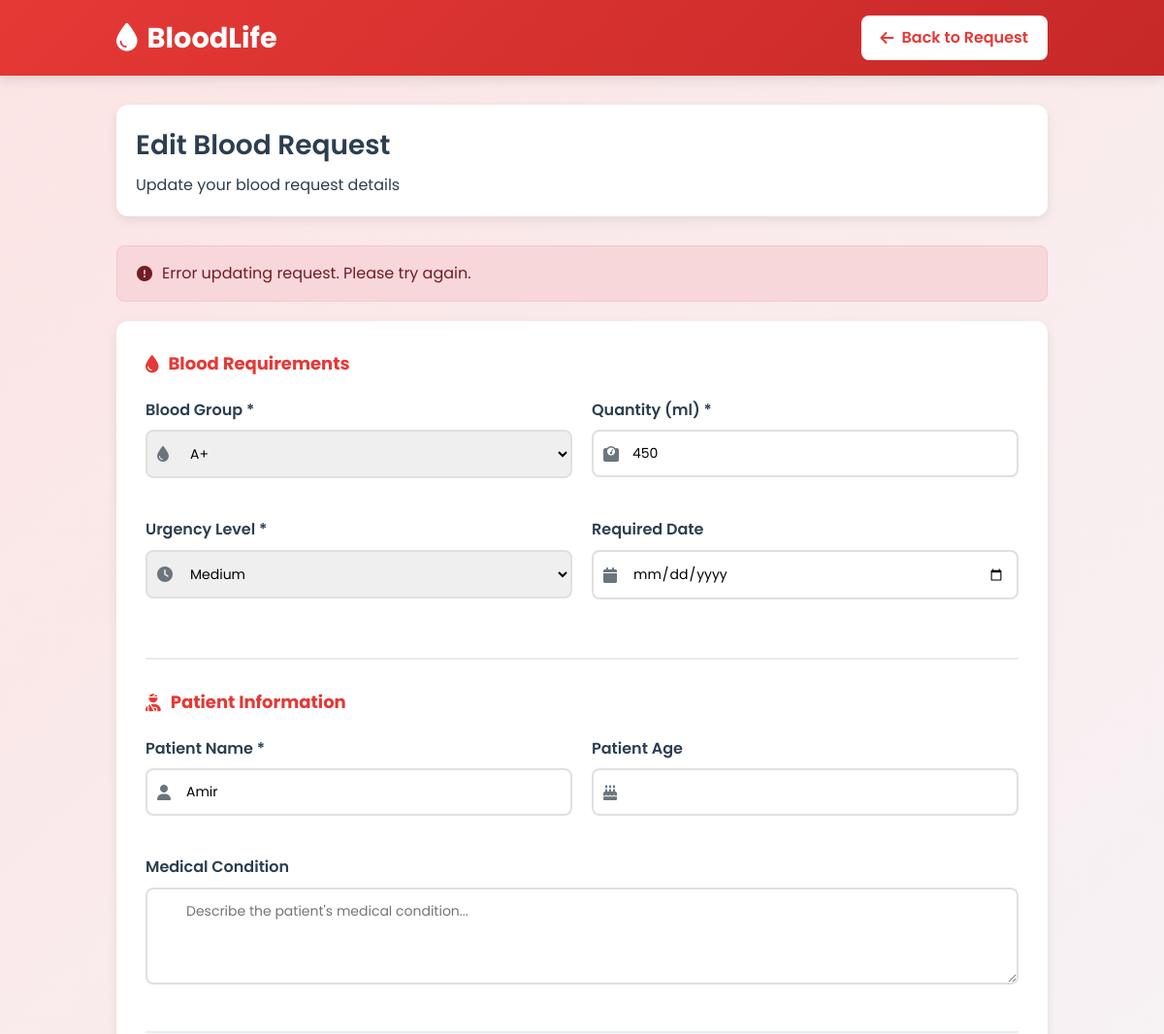
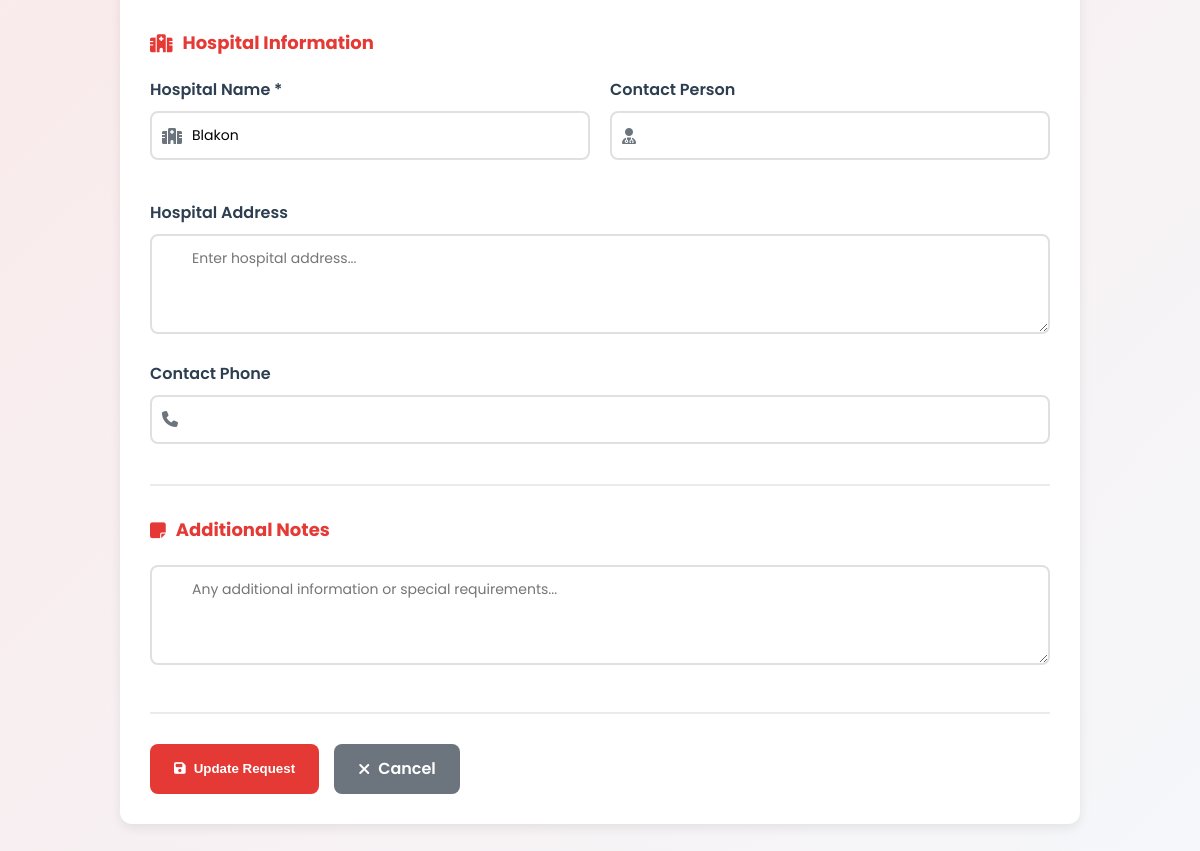
Screenshot of /seeker/edit_request.php?id=5 (signed in) with the database file from the repository (2 pictures, top to bottom).
### tables this page shows
CREATE TABLE `blood_requests` (
  `id` int(11) NOT NULL,
  `seeker_id` int(11) DEFAULT NULL,
  `blood_group` enum('A+','A-','B+','B-','AB+','AB-','O+','O-') NOT NULL,
  `quantity_ml` int(11) NOT NULL,
  `urgency_level` enum('low','medium','high','critical') NOT NULL,
  `hospital_name` varchar(255) DEFAULT NULL,
  `patient_name` varchar(100) DEFAULT NULL,
  `reason` text DEFAULT NULL,
  `status` enum('pending','approved','rejected','fulfilled') DEFAULT 'pending',
  `created_at` timestamp NOT NULL DEFAULT current_timestamp()
);

### seeker/edit_request.php (the view, shortened to what this page needs)
<?php
$database = new Database();
$db = $database->getConnection();
$request_id = $_GET['id'];
$user_id = $_SESSION['user_id'];
$query = "SELECT * FROM blood_requests WHERE id = :id AND seeker_id = :user_id";
$stmt = $db->prepare($query);
$stmt->bindParam(":id", $request_id);
$stmt->bindParam(":user_id", $user_id);
$stmt->execute();
$request = $stmt->fetch(PDO::FETCH_ASSOC);
if ($_SERVER['REQUEST_METHOD'] === 'POST') {
    $blood_group = $_POST['blood_group'];
    $quantity_ml = $_POST['quantity_ml'];
    $urgency_level = $_POST['urgency_level'];
    $patient_name = $_POST['patient_name'];
    $patient_age = $_POST['patient_age'];
    $medical_condition = $_POST['medical_condition'];
    $hospital_name = $_POST['hospital_name'];
    $hospital_address = $_POST['hospital_address'];
    $contact_person = $_POST['contact_person'];
    $contact_phone = $_POST['contact_phone'];
    $required_date = $_POST['required_date'];
    $additional_notes = $_POST['additional_notes'];
    $update_query = "UPDATE blood_requests SET
        blood_group = :blood_group,
        quantity_ml = :quantity_ml,
        urgency_level = :urgency_level,
        patient_name = :patient_name,
        patient_age = :patient_age,
        medical_condition = :medical_condition,
        hospital_name = :hospital_name,
        hospital_address = :hospital_address,
        contact_person = :contact_person,
        contact_phone = :contact_phone,
        required_date = :required_date,
        additional_notes = :additional_notes,
        updated_at = NOW()
        WHERE id = :id AND seeker_id = :user_id";
    $update_stmt = $db->prepare($update_query);
    $update_stmt->bindParam(":blood_group", $blood_group);
    $update_stmt->bindParam(":quantity_ml", $quantity_ml);
    $update_stmt->bindParam(":urgency_level", $urgency_level);
    $update_stmt->bindParam(":patient_name", $patient_name);
    $update_stmt->bindParam(":patient_age", $patient_age);
    $update_stmt->bindParam(":medical_condition", $medical_condition);
    $update_stmt->bindParam(":hospital_name", $hospital_name);
    $update_stmt->bindParam(":hospital_address", $hospital_address);
    $update_stmt->bindParam(":contact_person", $contact_person);
    $update_stmt->bindParam(":contact_phone", $contact_phone);
    $update_stmt->bindParam(":required_date", $required_date);
    $update_stmt->bindParam(":additional_notes", $additional_notes);
    $update_stmt->bindParam(":id", $request_id);
    $update_stmt->bindParam(":user_id", $user_id);
        $_SESSION['success'] = "Request updated successfully!";
        header("Location: view_request.php?id=" . $request_id);
        exit;
    } else {
        $error = "Error updating request. Please try again.";
    }
?>
<!DOCTYPE html>
<html lang="en">
<head>
    <link rel="stylesheet" href="https://cdnjs.cloudflare.com/ajax/libs/font-awesome/6.4.0/css/all.min.css">
</head>
<body>
    <header>
        <div class="container">
            <div class="header-content">
                <div class="logo">
                    <i class="fas fa-tint"></i>
                    <span>BloodLife</span>
                </div>
                <a href="view_request.php?id=<?php echo $request_id; ?>" class="back-btn">
                    <i class="fas fa-arrow-left"></i> Back to Request
                </a>
            </div>
        </div>
    </header>
    <div class="container">
        <div class="page-header">
            <div class="page-title">
                <h1>Edit Blood Request</h1>
                <p>Update your blood request details</p>
            </div>
        </div>
        <?php if (isset($error)): ?>
            <div class="alert alert-error">
                <i class="fas fa-exclamation-circle"></i>
                <?php echo $error; ?>
            </div>
        <?php endif; ?>
        <form method="POST" class="edit-form">
            <div class="form-section">
                <h3><i class="fas fa-tint"></i> Blood Requirements</h3>
                <div class="form-row">
                    <div class="form-group">
                        <label for="blood_group">Blood Group *</label>
                        <div class="input-group">
                            <i class="fas fa-tint"></i>
                            <select id="blood_group" name="blood_group" required>
                                <option value="A+" <?php echo ($request['blood_group'] == 'A+') ? 'selected' : ''; ?>>A+</option>
                            </select>
                        </div>
                    </div>
                    <div class="form-group">
                        <label for="quantity_ml">Quantity (ml) *</label>
                        <div class="input-group">
                            <i class="fas fa-weight"></i>
                            <input type="number" id="quantity_ml" name="quantity_ml" min="100" max="1000" value="<?php echo htmlspecialchars($request['quantity_ml']); ?>" required>
                        </div>
                    </div>
                </div>
                <div class="form-row">
                    <div class="form-group">
                        <label for="urgency_level">Urgency Level *</label>
                        <div class="input-group">
                            <i class="fas fa-clock"></i>
                            <select id="urgency_level" name="urgency_level" required>
                                <option value="medium" <?php echo ($request['urgency_level'] == 'medium') ? 'selected' : ''; ?>>Medium</option>
                            </select>
                        </div>
                    </div>
                    <div class="form-group">
                        <label for="required_date">Required Date</label>
                        <div class="input-group">
                            <i class="fas fa-calendar"></i>
                            <input type="date" id="required_date" name="required_date" value="<?php echo htmlspecialchars($request['required_date'] ?? ''); ?>">
                        </div>
                    </div>
                </div>
            </div>
            <div class="form-section">
                <h3><i class="fas fa-user-injured"></i> Patient Information</h3>
                <div class="form-row">
                    <div class="form-group">
                        <label for="patient_name">Patient Name *</label>
                        <div class="input-group">
                            <i class="fas fa-user"></i>
                            <input type="text" id="patient_name" name="patient_name" value="<?php echo htmlspecialchars($request['patient_name']); ?>" required>
                        </div>
                    </div>
                    <div class="form-group">
                        <label for="patient_age">Patient Age</label>
                        <div class="input-group">
                            <i class="fas fa-birthday-cake"></i>
                            <input type="number" id="patient_age" name="patient_age" min="0" max="120" value="<?php echo htmlspecialchars($request['patient_age'] ?? ''); ?>">
                        </div>
                    </div>
                </div>
                <div class="form-group">
                    <label for="medical_condition">Medical Condition</label>
                    <textarea id="medical_condition" name="medical_condition" placeholder="Describe the patient's medical condition..."><?php echo htmlspecialchars($request['medical_condition'] ?? ''); ?></textarea>
                </div>
            </div>
            <div class="form-section">
                <h3><i class="fas fa-hospital"></i> Hospital Information</h3>
                <div class="form-row">
                    <div class="form-group">
                        <label for="hospital_name">Hospital Name *</label>
                        <div class="input-group">
                            <i class="fas fa-hospital"></i>
                            <input type="text" id="hospital_name" name="hospital_name" value="<?php echo htmlspecialchars($request['hospital_name']); ?>" required>
                        </div>
                    </div>
                    <div class="form-group">
                        <label for="contact_person">Contact Person</label>
                        <div class="input-group">
                            <i class="fas fa-user-md"></i>
                            <input type="text" id="contact_person" name="contact_person" value="<?php echo htmlspecialchars($request['contact_person'] ?? ''); ?>">
                        </div>
                    </div>
                </div>
                <div class="form-group">
                    <label for="hospital_address">Hospital Address</label>
                    <textarea id="hospital_address" name="hospital_address" placeholder="Enter hospital address..."><?php echo htmlspecialchars($request['hospital_address'] ?? ''); ?></textarea>
                </div>
                <div class="form-group">
                    <label for="contact_phone">Contact Phone</label>
                    <div class="input-group">
                        <i class="fas fa-phone"></i>
                        <input type="tel" id="contact_phone" name="contact_phone" value="<?php echo htmlspecialchars($request['contact_phone'] ?? ''); ?>">
                    </div>
                </div>
            </div>
            <div class="form-section">
                <h3><i class="fas fa-sticky-note"></i> Additional Notes</h3>
                <div class="form-group">
                    <textarea id="additional_notes" name="additional_notes" placeholder="Any additional information or special requirements..."><?php echo htmlspecialchars($request['additional_notes'] ?? ''); ?></textarea>
                </div>
            </div>
            <div class="form-actions">
                <button type="submit" class="btn btn-primary">
                    <i class="fas fa-save"></i> Update Request
                </button>
                <a href="view_request.php?id=<?php echo $request_id; ?>" class="btn btn-secondary">
                    <i class="fas fa-times"></i> Cancel
                </a>
            </div>
        </form>
    </div>
</body>
</html>

### seeker/edit_request.php (style rules this page uses)
:root { --primary: #e53935; --primary-light: #ff6b6b; --primary-dark: #c62828; --secondary: #2c3e50; --light: #f8f9fa; --dark: #343a40; --success: #28a745; --warning: #ffc107; --danger: #dc3545; --info: #17a2b8; --gray: #6c757d; --light-gray: #e9ecef; --border-radius: 12px; --box-shadow: 0 4px 12px rgba(0, 0, 0, 0.08); --transition: all 0.3s ease; }
* { margin: 0; padding: 0; box-sizing: border-box; }
body { font-family: 'Poppins', sans-serif; background: linear-gradient(135deg, #fce4e4 0%, #f5f7fa 100%); color: var(--secondary); line-height: 1.6; min-height: 100vh; }
.container { max-width: 1000px; margin: 0 auto; padding: 0 20px; }
header { background: linear-gradient(135deg, var(--primary) 0%, var(--primary-dark) 100%); color: white; padding: 1rem 0; box-shadow: 0 4px 12px rgba(0, 0, 0, 0.1); }
.header-content { display: flex; justify-content: space-between; align-items: center; }
.logo { display: flex; align-items: center; gap: 10px; font-size: 1.8rem; font-weight: 700; }
.back-btn { background: white; color: var(--primary); padding: 10px 20px; border-radius: 8px; text-decoration: none; font-weight: 600; display: flex; align-items: center; gap: 8px; transition: var(--transition); }
.page-header { margin: 30px 0; padding: 20px; background: white; border-radius: var(--border-radius); box-shadow: var(--box-shadow); }
.page-title h1 { font-size: 28px; font-weight: 600; color: var(--secondary); margin-bottom: 5px; }
.edit-form { background: white; border-radius: var(--border-radius); box-shadow: var(--box-shadow); padding: 30px; margin-bottom: 30px; }
.form-section { margin-bottom: 30px; padding-bottom: 20px; border-bottom: 2px solid var(--light-gray); }
.form-section h3 { font-size: 18px; color: var(--primary); margin-bottom: 20px; display: flex; align-items: center; gap: 10px; }
.form-row { display: grid; grid-template-columns: repeat(auto-fit, minmax(250px, 1fr)); gap: 20px; margin-bottom: 20px; }
.form-group { margin-bottom: 20px; }
label { display: block; margin-bottom: 8px; font-weight: 600; color: var(--secondary); }
.input-group { position: relative; }
.input-group i { position: absolute; left: 12px; top: 50%; transform: translateY(-50%); color: var(--gray); }
input, select, textarea { width: 100%; padding: 12px 12px 12px 40px; border: 2px solid #e0e0e0; border-radius: 8px; font-size: 14px; transition: all 0.3s; font-family: inherit; }
textarea { min-height: 100px; resize: vertical; }
.form-actions { display: flex; gap: 15px; margin-top: 30px; }
.btn { padding: 12px 24px; border: none; border-radius: 8px; font-weight: 600; text-decoration: none; display: inline-flex; align-items: center; gap: 8px; cursor: pointer; transition: var(--transition); }
.btn-primary { background: var(--primary); color: white; }
.btn-secondary { background: var(--gray); color: white; }
.alert { padding: 15px 20px; border-radius: 8px; margin-bottom: 20px; display: flex; align-items: center; gap: 10px; }
.alert-error { background: #f8d7da; color: #721c24; border: 1px solid #f5c6cb; }

### rows the page displays
blood_requests: blood_group "A+", quantity_ml "450", urgency_level "Medium", patient_name "Amir", hospital_name "Blakon"

### other values shown
$error "Error updating request. Please try again."
